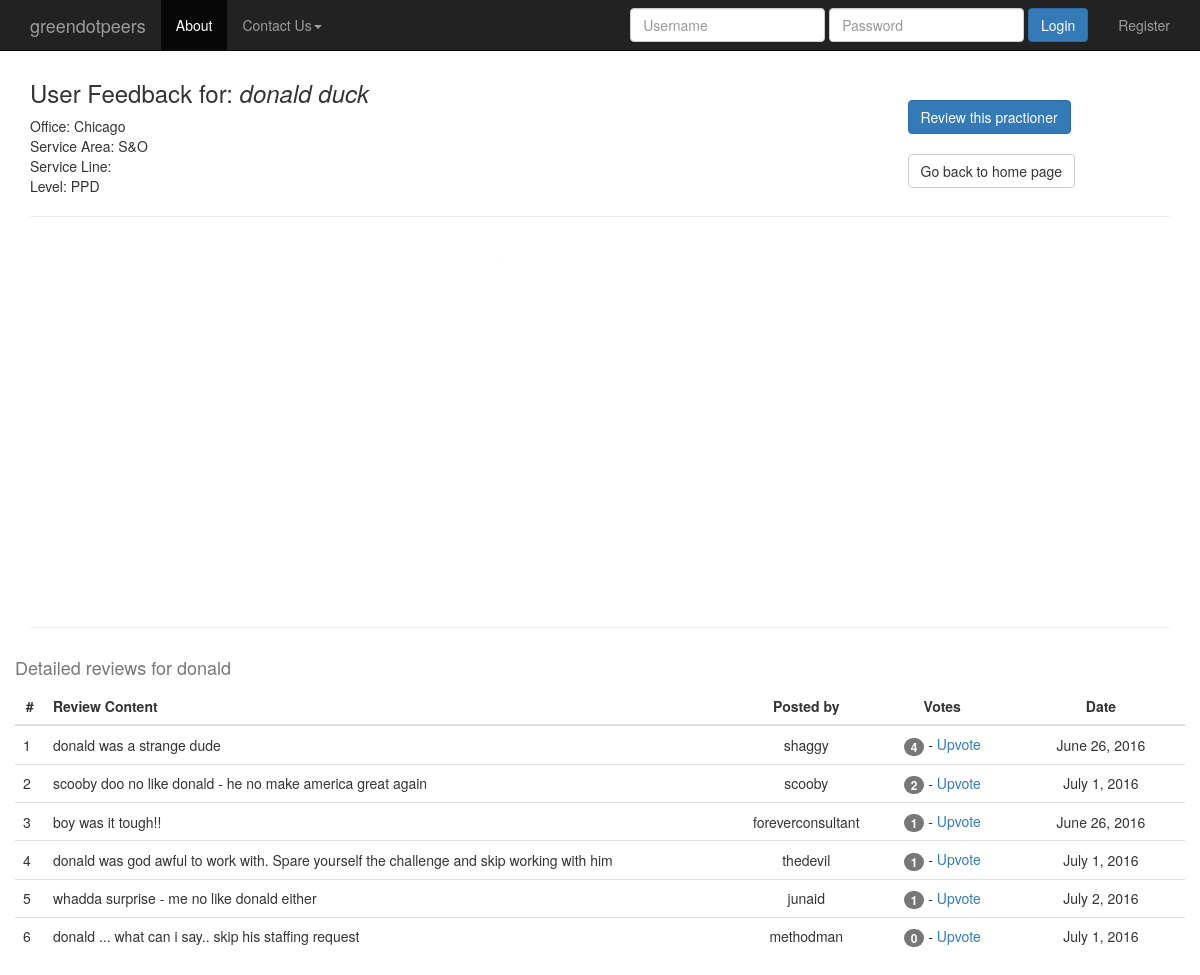
The page /employees/1/ on the database as committed earlier.
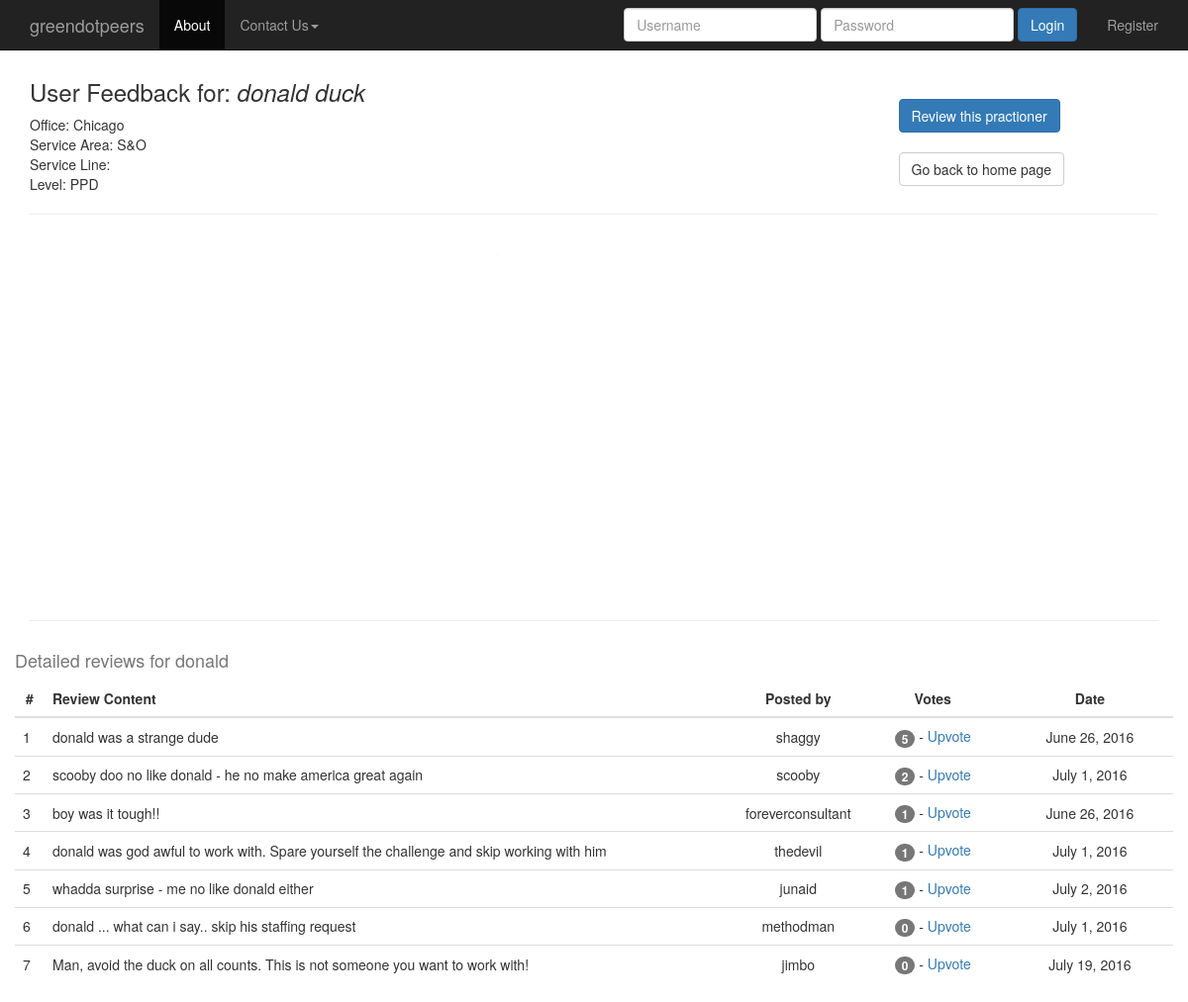
The same page on the database as committed later.
### reviews/models.py (models this page shows, shortened)
class Review(models.Model):
	user = models.ForeignKey(settings.AUTH_USER_MODEL)
	employee = models.ForeignKey("Employee") #in quotes because model defined later
	length_working = models.PositiveIntegerField(verbose_name="how long have you worked with this person? (months)?")
	ques1 = models.PositiveIntegerField(verbose_name="How much did you enjoy working with this person (1-5)? (5 = most)?", validators=[MinValueValidator(1), MaxValueValidator(5)])
	ques2 = models.PositiveIntegerField(verbose_name="How competent is this person in their domain of expertise (1-5)? (5 = most)", validators=[MinValueValidator(1), MaxValueValidator(5)])
	ques3 = models.PositiveIntegerField(verbose_name="How much did you learn from this individual while working with them (1-5)? (5 = most)", validators=[MinValueValidator(1), MaxValueValidator(5)])
	timestamp = models.DateTimeField(auto_now=False, auto_now_add=True)
	WORK_AGAIN_CHOICES = (
	    ('Y', 'Yes'),
	    ('N', 'No'),
	)
	work_again =  models.CharField(verbose_name="would you work with this person again if you had the choice?",
									max_length=1, choices=WORK_AGAIN_CHOICES, null=False)
	content = models.TextField(verbose_name="Please provide some comments on what it was like to work with this person",
									max_length=1500)
	def __unicode__(self):
		return self.content
	class Meta:
		unique_together = (("user", "employee"),)  #really important - prevents dups

### reviews/views.py (the view)
# urls.py: url(r'^employees/(?P<pk>\d+)/$', emp.employee_detail, name='emp_details'),
def employee_detail(request, pk=None):
	instance = get_object_or_404(Employee, pk=pk)
	rev_list = instance.review_set.all() #.order_by("-count('upvotes')")
	rev_list = rev_list.annotate(num_votes=Count('votereview')).order_by('-num_votes')
	ques1_overall_avg = Review.objects.aggregate(Avg('ques1'))
	ques1_overall_avg = ques1_overall_avg['ques1__avg']
	ques2_overall_avg = Review.objects.aggregate(Avg('ques2'))
	ques2_overall_avg = ques2_overall_avg['ques2__avg']
	ques3_overall_avg = Review.objects.aggregate(Avg('ques3'))
	ques3_overall_avg = ques3_overall_avg['ques3__avg']
	ques1_employee_avg = rev_list.aggregate(Avg('ques1'))
	ques1_employee_avg = ques1_employee_avg['ques1__avg']
	ques2_employee_avg = rev_list.aggregate(Avg('ques2'))
	ques2_employee_avg = ques2_employee_avg['ques2__avg']
	ques3_employee_avg = rev_list.aggregate(Avg('ques3'))
	ques3_employee_avg = ques3_employee_avg['ques3__avg']
	work_again_yes = rev_list.filter(work_again__iexact="Y").aggregate(Count('work_again'))
	work_again_yes =work_again_yes['work_again__count']
	work_again_no = rev_list.filter(work_again__iexact="N").aggregate(Count('work_again'))
	work_again_no =work_again_no['work_again__count']
	context = {
		"review_list": rev_list,
		"instance": instance,
		"ques1_overall_avg": ques1_overall_avg,
		"ques2_overall_avg": ques2_overall_avg,
		"ques3_overall_avg": ques3_overall_avg,
		"ques1_employee_avg": ques1_employee_avg,
		"ques2_employee_avg": ques2_employee_avg,
		"ques3_employee_avg": ques3_employee_avg,
		"work_again_yes": work_again_yes,
		"work_again_no": work_again_no,
	}
	return render(request, "employee_detail.html", context)

### reviews/models.py (called while the page is built)
	@property
	def full_name(self):
		return ''.join([self.last_name, ', ', self.first_name])

	def __unicode__(self):
		return self.full_name

	def fupvotes(self):
		return super(VoteManager, self).filter(upvotes=True)

### templates/employee_detail.html (shortened to what this page needs)
{% extends "base.html" %}
{% block content %}
 <div class='container'>
 		<div class='row'>
		<div class='col-sm-6'>
 		<h3> User Feedback for: <em> {{instance.first_name}} {{instance.last_name}} </em></h3>
 		Office: {{instance.office}}<br>
 		Service Area: {{instance.service_area}}<br>
 		Service Line: {{instance.service_line}}<br>
 		Level: {{instance.level}}
 		</div>
		<div class='col-sm-2 col-sm-offset-3'>
		<br>
		<br>
		<a href='{% url "create_step2" pk=instance.pk %}' class="btn btn-primary" role="button">Review this practioner</a>
		<br>
		<br>
		<a href='{% url "user_homepage" %}' class="btn btn-default" role="button">Go back to home page</a>
		</div>
		</div>
 		<hr/>
 		<div class='row'>
		<div class='col-sm-4'>
	    	<div id="spider_container" style="min-width: 520px; max-width: 600px; height: 370px"></div>
		</div>
		<div class="col-sm-2">
    	</div>
		<div class='col-sm-4'>
	    	<div id="bar_container" style="min-width: 350px; max-width: 350px; height: 370px"></div>
		</div>
		</div>
		<hr/>
	<div class='row'>
	<div class='col-offset-1'>
	<h4> Detailed reviews for {{instance.first_name}} </em></h4>
		<table class="table">
			      <THEAD>
			        <TR>
			          <TH style="text-align:center">#</TH>
			          <TH style="text-align:left">Review Content</TH>
			          <TH style="text-align:center">Posted by</TH>
			          <TH style="text-align:center">Votes</TH>
			          <TH style="text-align:center">Date</TH>
			        </TR>
			      </THEAD>
			      <TBODY>
			        {% for obj in review_list %}
			        <TR>
			          <TD class="vert-align" width="30">{{ forloop.counter }}</TD>
			          <TD class="vert-align" width="700" >{{obj}}  </TD>
			          <TD class="vert-hor-align" width="80">{{obj.user}}</TD>
			          <TD class="vert-hor-align" >
			          <span class="badge badge-info">{{ obj.votereview.fupvotes.count}} </span> - <a href='{% url "r_vote" pk=instance.pk pk2=obj.pk%}'> Upvote</a> </TD>
			          <TD class="vert-hor-align">{{ obj.timestamp|date}}</TD>
			        {% endfor %}
			        </TR>
			      </TBODY>
			    </TABLE>
	</div>
	</div>
</div>
{% endblock %}

Rows that differ between the two databases and show on the page:
computed for Review "donald was a strange dude": votereview.fupvotes.count "4" → "5"
added Review: content "Man, avoid the duck on all counts. This is not someone you want to work with!", user "jimbo", votereview.fupvotes.count "0", timestamp "July 19, 2016"
